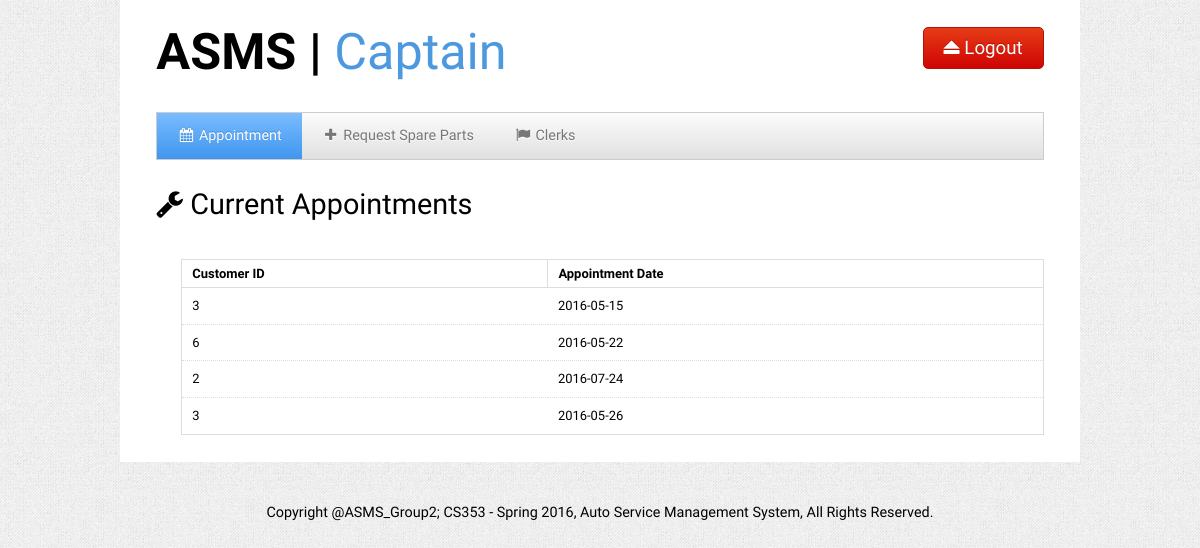
The app's page /captain_main.php (signed in) with its own data.
### tables this page shows
CREATE TABLE `service` (
  `service_id` int(10) NOT NULL,
  `car_id` int(10) NOT NULL,
  `ops_id` int(10) NOT NULL,
  `department_id` int(10) NOT NULL,
  `customer_id` int(10) NOT NULL,
  `available` int(1) NOT NULL,
  `demand` int(1) NOT NULL,
  `done` int(1) NOT NULL,
  `start_date` date NOT NULL
);

### captain_main.php (the view, shortened to what this page needs)
<?php
$host = "localhost";
$user = "root";
$pass = "";
$conn = mysql_connect($host,$user,$pass);
echo "
	<!DOCTYPE html>
<html>
<head>
	<title>ASMS | Captain</title>
	<meta charset=UTF-8'>
	<meta name='viewport' content='width=device-width, initial-scale=1.0'/>
	<meta name='description' content='' />
	<link rel='stylesheet' type='text/css' href='css/kickstart.css' media='all' />
	<link rel='stylesheet' type='text/css' href='style.css' media='all' />
	<script type='text/javascript' src='https://ajax.googleapis.com/ajax/libs/jquery/1.9.1/jquery.min.js'></script>
	<script type='text/javascript' src='js/kickstart.js'></script>
</head>
<body>
<div id='container' class='grid'>
	<header>
		<div class='col_6 column'>
			<h1><a href='captain_main.php'><strong>ASMS | </strong>Captain</a></h1>
		</div>
		<div class='col_6 column right'>
			<form action='captain_logout.php' id='add_job_link'>
				<button class='large red'><i class='icon-eject'></i> Logout</button>
			</form>
		</div>
	</header>
	<div class='col_12 column'>
		<ul class='menu'>
		<li class='current'><a href='captain_main.php'><i class='icon-calendar'></i> Appointment</a></li>
		<li><a href='captain_reqpart.php'><i class='icon-plus'></i> Request Spare Parts</a></li>
		<li><a href='captain_clerks.php'><i class='icon-flag'></i> Clerks</a></li>
		</ul>
	</div>
		<div id='category_block' class='col_12 column'>
		<h4><td><i class='icon-wrench'></i></td> Current Appointments</h4>
			<ul></ul>
		</div>
		<div class='col_12 column'>
			<ul id='listings'>
			<table class='sortable' cellspacing='0' cellpadding='0'>
			<thead><tr><center>
				<th>Customer ID</th>
				<th>Appointment Date</th>
			</tr></thead>
			<tbody>
";
			$curr = $_SESSION['employee_id'];
			$query = "SELECT * FROM service NATURAL JOIN operations NATURAL JOIN captain WHERE employee_id = ".$curr."";
			$result = mysql_query($query, $conn) or die( mysql_error());
				while($row = mysql_fetch_array($result)){
					echo "<tr>";
					$customer = $row['customer_id'];
					$start_date = $row['start_date'];
					echo"<td>".$customer."</td>";
					echo"<td>".$start_date."</td>";
					echo"</tr>";
				}
echo"
			</tbody></center>
			</table>
			</div>
			</ul>
		</div>
		<div class='clearfix'></div>
		<footer>
			<p>Copyright @ASMS_Group2; CS353 - Spring 2016, Auto Service Management System, All Rights Reserved.</p>
		</footer>
</div>
</body>
</html>
";
?>

### css/kickstart.css (style rules this page uses)
* { -webkit-box-sizing: border-box; -moz-box-sizing: border-box; box-sizing: border-box; }
a { color:#4D99E0;outline:0; }
a [class^="icon-"] { color:inherit;text-decoration:none; }
strong,b { color:#000;font-weight:bold; }
.right { text-align:right; }
article,aside,details,figcaption,figure, footer,header,hgroup,menu,nav,section { display:block; }
h1,h2,h3,h4,h5,h6 { font-weight:bold; line-height:140%; }
h1 { font-size:3.5em; margin:10px 0 10px 0; }
h4 { font-size:2em; margin:10px 0 10px 0; }
p { margin:10px 0; }
ul, ol { padding:0; margin:0 0 20px 25px; }
li { padding:5px 0; margin:0; }
table { width:100%;margin:0 0 10px 0;text-align:left;border-collapse: collapse; }
thead, tbody { margin:0;padding:0; }
th, td { padding:7px 10px;font-size:0.9em;border-bottom:1px dotted #ddd;text-align:left; }
thead th { font-size:0.9em;padding:3px 10px;border-bottom:1px solid #ddd; }
tbody tr.last th, tbody tr.last td { border-bottom:0; }
table.sortable { border:1px solid #ddd; }
table.sortable thead th { cursor: pointer;position:relative;top:0;left:0;border-right:1px solid #ddd; }

### style.css (style rules this page uses)
h1,h2,h3,h4,h5,h6 { font-family: "Arimo", arial, verdana, sans-serif; font-weight:normal; }
thead th, tbody th { font-family: "Arimo", arial, verdana, sans-serif; }
button, a.btn, input[type="submit"], input[type="reset"], input[type="button"] { font-family: "Arimo", arial, verdana, sans-serif; }
.menu { font-family: "Arimo", arial, verdana, sans-serif; }
a { text-decoration:none; }
li { list-style:none; }
body { margin:0; padding:0 0 0 0; color:#000; background:#efefef url(css/img/gray_jean.png); font:normal 0.9em/150% 'Arimo', arial, verdana, sans-serif; text-shadow: 0 0 1px transparent; }
#container { background:#fff; overflow:hidden; min-height:300px; max-width:960px; }
#add_job_link { margin-top:20px; }
footer { padding:30px 0 30px 0; text-align:center; }

### css/kickstart-buttons.css (style rules this page uses)
button, a.btn, a.btn:visited, a.button, a.button:visited, input[type="submit"], input[type="reset"], input[type="button"] { position:relative; top:0; left:0; vertical-align: middle; margin:0; padding:10px 15px; line-height:100%; -moz-border-radius:5px; -webkit-border-radius:5px; border-radius:5px; cursor: pointer; width:auto; overflow:visible; font-weight:normal; font-size:14px; text-shadow:0 1px 0 #fff; color:#666; text-decoration:none; vertical-align: middle; -webkit-box-sizing: border-box; -moz-box-sizing: border-box; box-sizing: border-box; display:inline-block; *display:inline; zoom:1; border:1px solid #ccc; background: rgb(252,252,252); background: -moz-linear-gradient(top, rgba(252,252,252,1) 0%, rgba(224,224,224,1) 100%); background: -webkit-gradient(linear, left top, left bottom, color-stop(0%,rgba(252,252,252,1)), color-stop(100%,rgba(224,224,224,1))); background: -webkit-linear-gradient(top, rgba(252,252,252,1) 0%,rgba(224,224,224,1) 100%); background: -o-linear-gradient(top, rgba(252,252,252,1) 0%,rgba(224,224,224,1) 100%); filter: progid:DXImageTransform.Microsoft.gradient( startColorstr='#fcfcfc', endColorstr='#e0e0e0',GradientType=0 ); background: linear-gradient(top, rgba(252,252,252,1) 0%,rgba(224,224,224,1) 100%); }
button, input[type="submit"], input[type="reset"], input[type="button"] { *padding:7px 15px; }
button.large, a.btn.large, a.button.large { font-size:1.3em;padding:10px 20px; }
button.red, a.btn.red, a.button.red, input[type=submit].red, input[type=reset].red, input[type=button].red { text-shadow:0 -1px 0 #B21203; color:#fff; border:1px solid #B21203; background: rgb(229,60,22); background: -moz-linear-gradient(top, rgba(229,60,22,1) 0%, rgba(207,4,4,1) 100%); background: -webkit-gradient(linear, left top, left bottom, color-stop(0%,rgba(229,60,22,1)), color-stop(100%,rgba(207,4,4,1))); background: -webkit-linear-gradient(top, rgba(229,60,22,1) 0%,rgba(207,4,4,1) 100%); background: -o-linear-gradient(top, rgba(229,60,22,1) 0%,rgba(207,4,4,1) 100%); background: linear-gradient(top, rgba(229,60,22,1) 0%,rgba(207,4,4,1) 100%); filter: progid:DXImageTransform.Microsoft.gradient( startColorstr='#e53c16', endColorstr='#cf0404',GradientType=0 ); }

### css/kickstart-forms.css (style rules this page uses)
form { padding:0; margin:0; }
input[type="text"], textarea, button, a.button, a, input[type="file"] { -moz-transition: -moz-box-shadow 0.5s, border 0.5s, background 0.5s; -webkit-transition: -webkit-box-shadow 0.5s, border 0.5s, background 0.5s; -o-transition: box-shadow 0.5s, border 0.5s, background 0.5s; transition: box-shadow 0.5s, border 0.5s, background 0.5s; }

### records on screen
service: customer "3", start_date "2016-05-15"
service: customer "6", start_date "2016-05-22"
service: customer "2", start_date "2016-07-24"
service: customer "3", start_date "2016-05-26"
